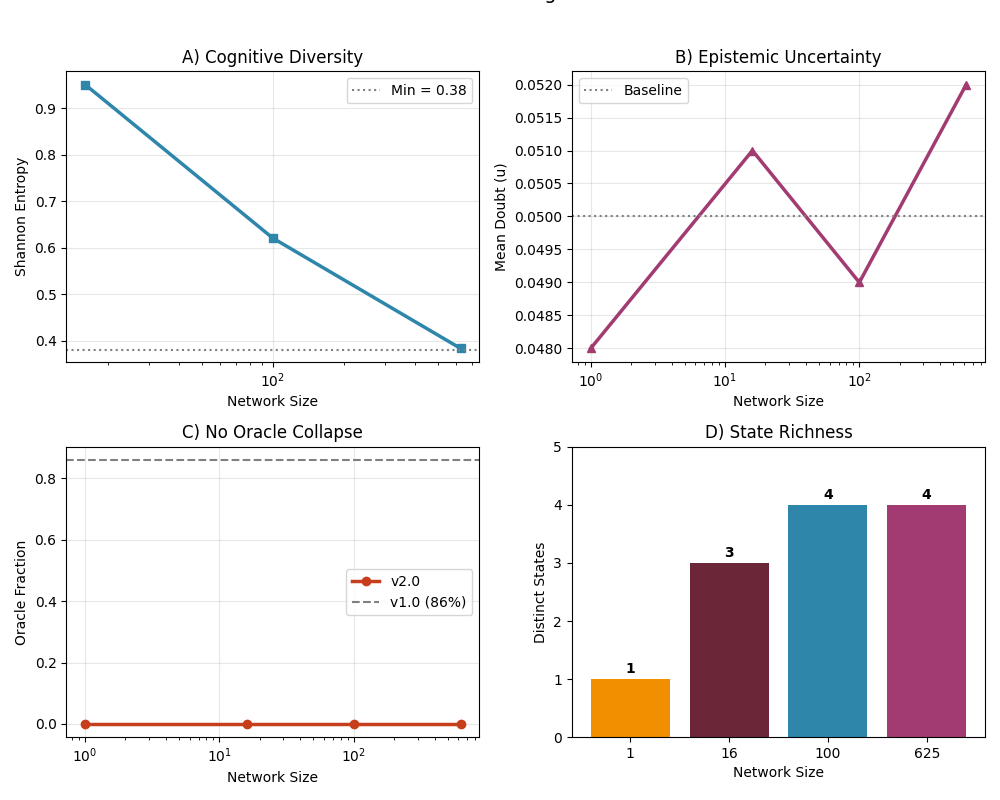

Write the Python code that produced this figure.
# scaling_metrics.py
import numpy as np
import matplotlib.pyplot as plt
import os

os.makedirs('figures', exist_ok=True)

# Données
network_sizes = [1, 16, 100, 625]
state_entropy = [0.0, 0.951, 0.621, 0.384]
mean_doubt = [0.048, 0.051, 0.049, 0.052]
distinct_states = [1, 3, 4, 4]

# Figure
fig, axes = plt.subplots(2, 2, figsize=(10, 8))

# A - Entropy
axes[0,0].plot(network_sizes[1:], state_entropy[1:], 's-', linewidth=2.5, color='#2E86AB')
axes[0,0].axhline(y=0.38, color='gray', linestyle=':', label='Min = 0.38')
axes[0,0].set_xscale('log')
axes[0,0].set_xlabel('Network Size')
axes[0,0].set_ylabel('Shannon Entropy')
axes[0,0].set_title('A) Cognitive Diversity')
axes[0,0].legend()
axes[0,0].grid(True, alpha=0.3)

# B - Doubt
axes[0,1].plot(network_sizes, mean_doubt, '^-', linewidth=2.5, color='#A23B72')
axes[0,1].axhline(y=0.05, color='gray', linestyle=':', label='Baseline')
axes[0,1].set_xscale('log')
axes[0,1].set_xlabel('Network Size')
axes[0,1].set_ylabel('Mean Doubt (u)')
axes[0,1].set_title('B) Epistemic Uncertainty')
axes[0,1].legend()
axes[0,1].grid(True, alpha=0.3)

# C - Oracle fraction (toujours 0)
axes[1,0].plot(network_sizes, [0,0,0,0], 'o-', linewidth=2.5, color='#C73E1D', label='v2.0')
axes[1,0].axhline(y=0.86, color='gray', linestyle='--', label='v1.0 (86%)')
axes[1,0].set_xscale('log')
axes[1,0].set_xlabel('Network Size')
axes[1,0].set_ylabel('Oracle Fraction')
axes[1,0].set_title('C) No Oracle Collapse')
axes[1,0].legend()
axes[1,0].grid(True, alpha=0.3)

# D - Distinct states
bars = axes[1,1].bar(range(4), distinct_states, color=['#F18F01', '#6B2737', '#2E86AB', '#A23B72'])
axes[1,1].set_xticks(range(4))
axes[1,1].set_xticklabels(['1', '16', '100', '625'])
axes[1,1].set_ylim(0, 5)
axes[1,1].set_xlabel('Network Size')
axes[1,1].set_ylabel('Distinct States')
axes[1,1].set_title('D) State Richness')

# Annotations
for i, v in enumerate(distinct_states):
    axes[1,1].text(i, v + 0.1, str(v), ha='center', fontweight='bold')

plt.suptitle('Mem4ristor v2.0: Scaling Performance', fontsize=14, y=1.02)
plt.tight_layout()
plt.savefig('figures/scaling_metrics.pdf', dpi=300, bbox_inches='tight')
print("✅ Scaling metrics sauvegardées")
plt.show()